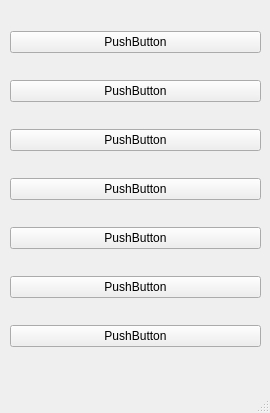
<?xml version="1.0" encoding="UTF-8"?>
<ui version="4.0">
 <class>MainWindow</class>
 <widget class="QMainWindow" name="MainWindow">
  <property name="geometry">
   <rect>
    <x>0</x>
    <y>0</y>
    <width>270</width>
    <height>413</height>
   </rect>
  </property>
  <property name="windowTitle">
   <string>MainWindow</string>
  </property>
  <widget class="QWidget" name="centralwidget">
   <widget class="QWidget" name="verticalLayoutWidget">
    <property name="geometry">
     <rect>
      <x>10</x>
      <y>10</y>
      <width>251</width>
      <height>361</height>
     </rect>
    </property>
    <layout class="QVBoxLayout" name="verticalLayout">
     <item>
      <widget class="QPushButton" name="pushButton">
       <property name="text">
        <string>PushButton</string>
       </property>
      </widget>
     </item>
     <item>
      <widget class="QPushButton" name="pushButton_2">
       <property name="text">
        <string>PushButton</string>
       </property>
       <property name="autoRepeatDelay">
        <number>302</number>
       </property>
      </widget>
     </item>
     <item>
      <widget class="QPushButton" name="pushButton_3">
       <property name="text">
        <string>PushButton</string>
       </property>
      </widget>
     </item>
     <item>
      <widget class="QPushButton" name="pushButton_4">
       <property name="text">
        <string>PushButton</string>
       </property>
      </widget>
     </item>
     <item>
      <widget class="QPushButton" name="pushButton_5">
       <property name="text">
        <string>PushButton</string>
       </property>
      </widget>
     </item>
     <item>
      <widget class="QPushButton" name="pushButton_6">
       <property name="text">
        <string>PushButton</string>
       </property>
      </widget>
     </item>
     <item>
      <widget class="QPushButton" name="pushButton_7">
       <property name="text">
        <string>PushButton</string>
       </property>
      </widget>
     </item>
    </layout>
   </widget>
  </widget>
  <widget class="QMenuBar" name="menubar">
   <property name="geometry">
    <rect>
     <x>0</x>
     <y>0</y>
     <width>270</width>
     <height>21</height>
    </rect>
   </property>
  </widget>
  <widget class="QStatusBar" name="statusbar"/>
 </widget>
 <resources/>
 <connections/>
</ui>
